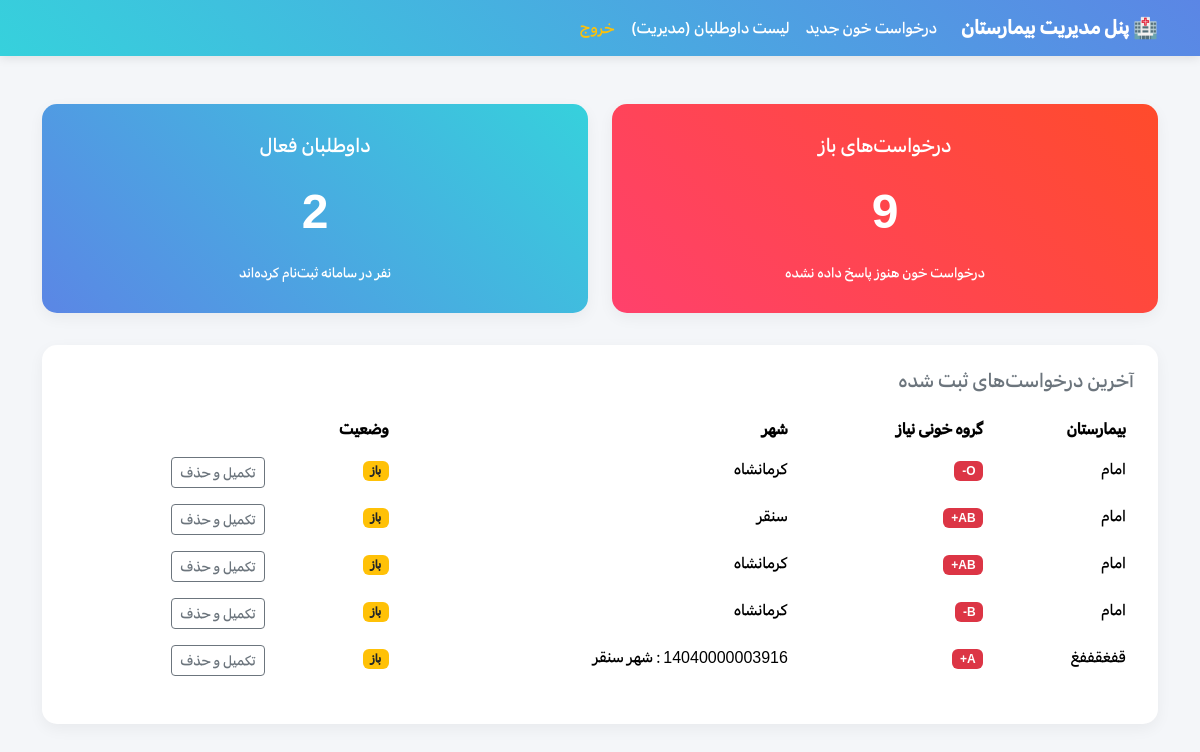
The app's page /dashboard_view, older data.
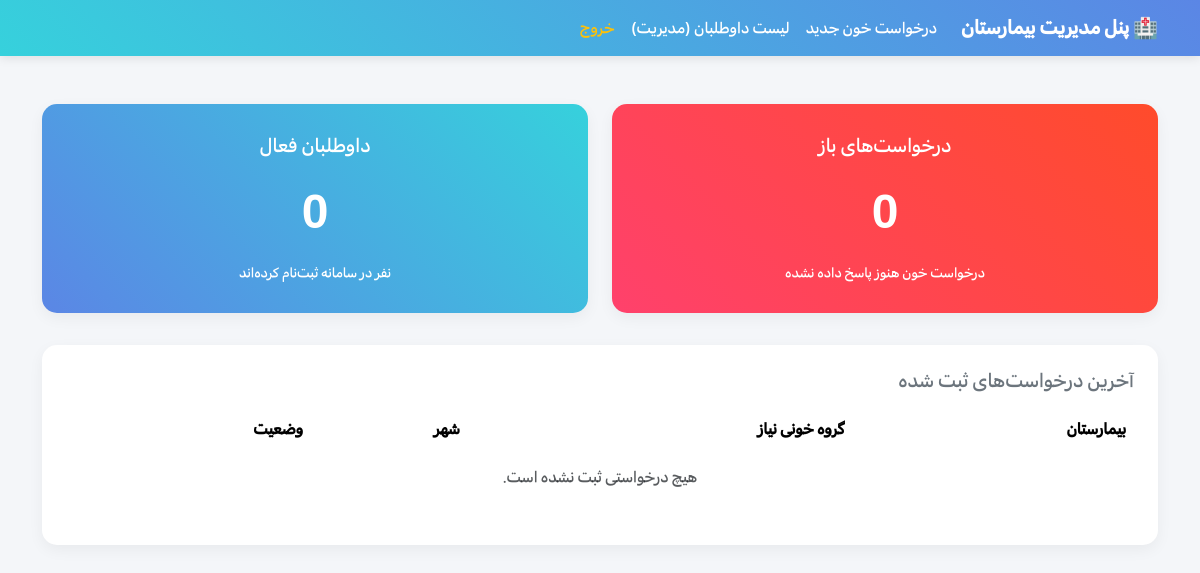
The same page, newer data.
### tables this page shows
CREATE TABLE requests (
            id INTEGER PRIMARY KEY AUTOINCREMENT,
            hospital_name TEXT NOT NULL,
            needed_blood_type TEXT NOT NULL,
            city TEXT NOT NULL,
            is_resolved INTEGER DEFAULT 0
        );

### app.py (the view)
@app.route('/dashboard_view')
def dashboard_view():
    conn = get_db_connection()
    total_donors = conn.execute("SELECT COUNT(*) FROM donors").fetchone()[0]
    open_requests = conn.execute("SELECT COUNT(*) FROM requests WHERE is_resolved = 0").fetchone()[0]
    latest_requests = conn.execute("SELECT * FROM requests ORDER BY id DESC LIMIT 5").fetchall()
    conn.close()
    return render_template('hospital_dashboard.html',
                        total_donors=total_donors,
                        open_requests=open_requests,
                        latest_requests=latest_requests)

### app.py (called while the page is built)
def get_db_connection():
    conn = sqlite3.connect('database.db')
    conn.row_factory = sqlite3.Row
    return conn

### templates/hospital_dashboard.html (shortened to what this page needs)
<!DOCTYPE html>
<html lang="fa" dir="rtl">
<head>
    <link href="https://cdn.jsdelivr.net/npm/bootstrap@5.3.3/dist/css/bootstrap.rtl.min.css" rel="stylesheet">
</head>
<body>
    <nav class="navbar navbar-expand-lg">
        <div class="container">
            <a class="navbar-brand text-white fw-bold" href="/hospital/dashboard">🏥 پنل مدیریت بیمارستان</a>
            <ul class="navbar-nav me-auto">
                <li class="nav-item"><a class="nav-link text-white" href="/request">درخواست خون جدید</a></li>
                <li class="nav-item"><a class="nav-link text-white" href="/hospital/manage_donors">لیست داوطلبان
                        (مدیریت)</a></li>
                <li class="nav-item"><a class="nav-link text-warning" href="/">خروج</a></li>
            </ul>
        </div>
    </nav>
    <div class="container mt-5">
        <div class="row">
            <div class="col-md-6 mb-4">
                <div class="card stat-card bg-red">
                    <h5>درخواست‌های باز</h5>
                    <p class="mt-2" style="font-size: 3rem; font-weight: 800;">{{ open_requests }}</p>
                    <small>درخواست خون هنوز پاسخ داده نشده</small>
                </div>
            </div>
            <div class="col-md-6 mb-4">
                <div class="card stat-card bg-blue">
                    <h5>داوطلبان فعال</h5>
                    <p class="mt-2" style="font-size: 3rem; font-weight: 800;">{{ total_donors }}</p>
                    <small>نفر در سامانه ثبت‌نام کرده‌اند</small>
                </div>
            </div>
        </div>
        <div class="card p-4 mt-2">
            <h5 class="text-secondary mb-3">آخرین درخواست‌های ثبت شده</h5>
            <table class="table table-borderless">
                <thead style="background-color: #f8f9fa; color: #333;">
                    <tr>
                        <th>بیمارستان</th>
                        <th>گروه خونی نیاز</th>
                        <th>شهر</th>
                        <th>وضعیت</th>
                    </tr>
                </thead>
                <tbody>
                    {% for req in latest_requests %}
                    <tr>
                        <td>{{ req['hospital_name'] }}</td>
                        <td><span class="badge bg-danger">{{ req['needed_blood_type'] }}</span></td>
                        <td>{{ req['city'] }}</td>
                        <td><span class="badge bg-warning text-dark">باز</span></td>
                        <td>
                            <form action="/close_request/{{ req['id'] }}" method="POST" style="display:inline;"
                                onsubmit="return confirm('آیا این درخواست برطرف شده و می‌خواهی آن را حذف کنی؟');">
                                <button type="submit" class="btn btn-sm btn-outline-secondary">تکمیل و حذف</button>
                            </form>
                        </td>
                    </tr>
                    {% else %}
                    <tr>
                        <td colspan="5" class="text-center text-muted py-3">هیچ درخواستی ثبت نشده است.</td>
                    </tr>
                    {% endfor %}
                </tbody>
            </table>
        </div>
    </div>
</body>
</html>

### templates/hospital_dashboard.html (style rules this page uses)
* { font-family: 'MyFont', sans-serif; }
body { background-color: #f4f6f9; }
.navbar { background: linear-gradient(45deg, #36d1dc, #5b86e5) !important; box-shadow: 0 2px 10px rgba(0, 0, 0, 0.1); }
.card { border-radius: 15px !important; border: none !important; box-shadow: 0 5px 15px rgba(0, 0, 0, 0.05); }
.stat-card { text-align: center; padding: 30px; color: white; }
.bg-blue { background: linear-gradient(45deg, #5b86e5, #36d1dc); }
.bg-red { background: linear-gradient(45deg, #ff416c, #ff4b2b); }

Row changes from the older to the newer data that the page shows:
removed requests: hospital_name "امام", needed_blood_type "O-", city "کرمانشاه"
removed requests: hospital_name "امام", needed_blood_type "AB+", city "سنقر"
removed requests: hospital_name "امام", needed_blood_type "AB+", city "کرمانشاه"
removed requests: hospital_name "امام", needed_blood_type "B-", city "کرمانشاه"
removed requests: hospital_name "قفغقففغ", needed_blood_type "A+", city "14040000003916 : شهر سنقر"
Text that changed along with them:
{{ open_requests }}: "9" → "0"
{{ total_donors }}: "2" → "0"
text now shown: "هیچ درخواستی ثبت نشده است."
